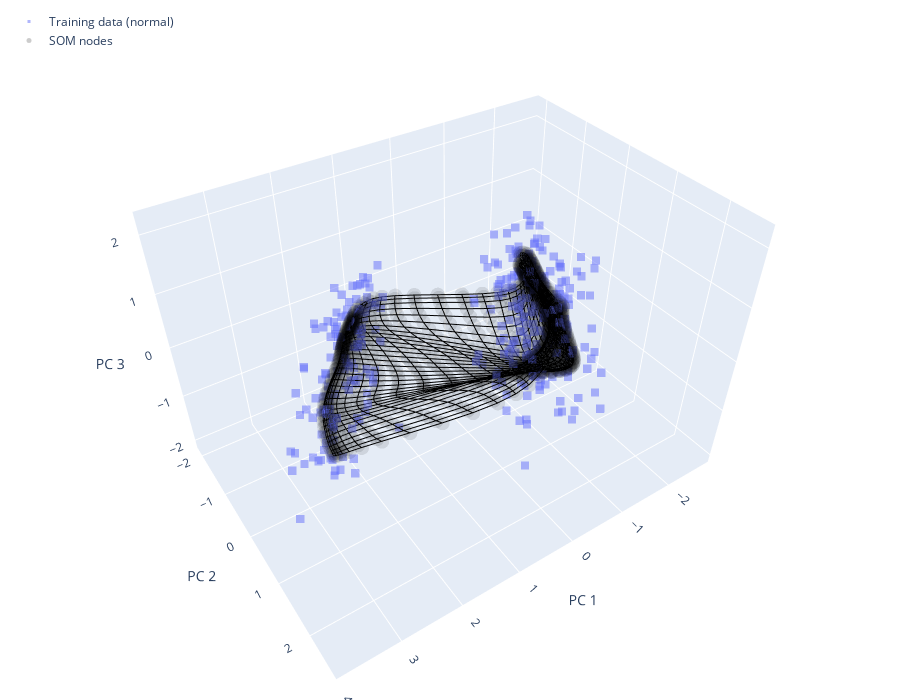

Notebook source saved alongside this figure:
### Code cell
plot_in_3PC(X_scaled_pca, nw_shape=node_weights.shape, nw_flat=node_weights_flat_pca)
